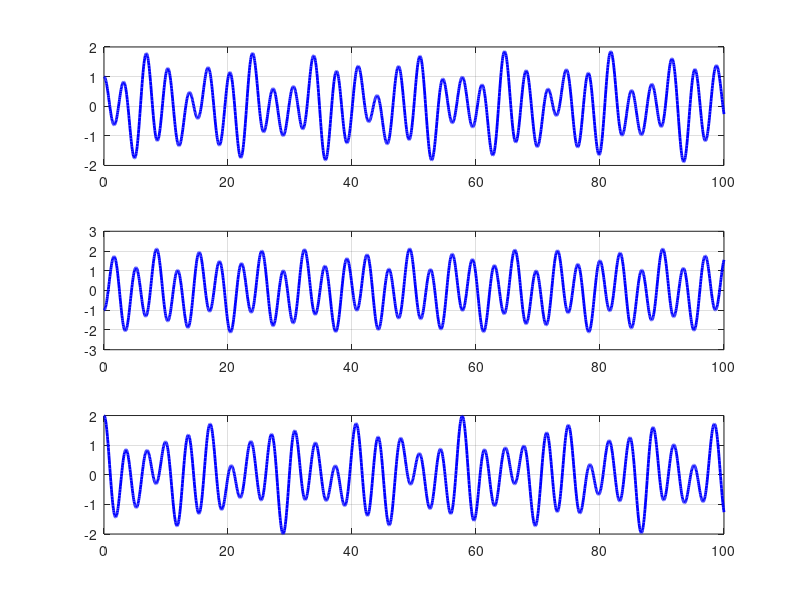
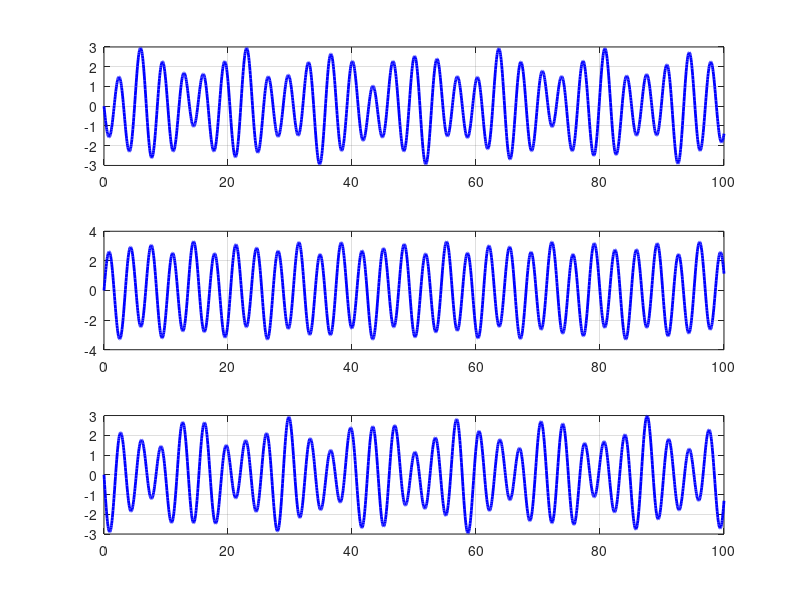

Write MATLAB code to recreate these figures, in order.
% Clase 18
%  07 de Diciembre del 2021
% ODE45 

clear all;close all;tic
k1 = 1; k2 = 1; k3 = 1; k4 = 1;m1 = 1; m2 = 1; m3 = 1;
x0 = [1,0,-1,0,2,0]; t=0:0.05:100;
f = @ (t,x) [x(2); - (k1/m1)*x(1)  + (k2/m1)*(x(3) - x(1));                                        
            x(4); - (k2/m2)*(x(3) - x(1)) + (k3/m2)*(x(5) -x(3));
            x(6); - (k3/m3)*(x(5) - x(3)) - (k4/m3)*x(5) ];
[t,x] = ode45 (f, t, x0);

figure (1);clf;
subplot(3, 1, 1);plot (t, x(:,1),'-b','linewidth',2) ;grid on;
subplot(3, 1, 2);plot (t, x(:, 3),'-b', 'linewidth',2) ;grid on;
subplot(3, 1, 3);plot (t, x(:,5),'-b', 'linewidth', 2); grid on;
figure (2);clf;
subplot (3,1,1);plot (t,x(:,2),'-b', 'linewidth', 2); grid on;
subplot (3,1, 2) ;plot (t,x(:, 4),'-b','linewidth',2) ;grid on;
subplot (3,1,3) ;plot (t,x(:,6), '-b','linewidth', 2); grid on; toc

% Realizar el pendulo total 
